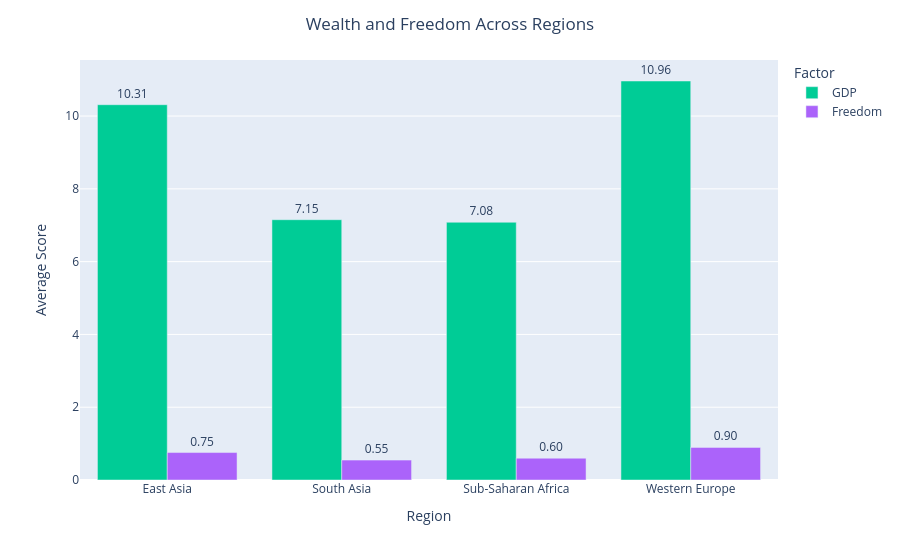

Write notebook code for a chart like this one.
### Markdown cell above
---
## Done? Stretch Goal

If you finish both tasks with time to spare, try this:

**Task 3 (stretch):** Build a **grouped bar chart** comparing 2 sub-factors (e.g. `GDP_per_capita` and `Freedom`) across the 5 most populated regions. Use colour meaningfully and write an insight title.

Regions to include: `'Western Europe'`, `'Latin America'`, `'East Asia'`, `'Sub-Saharan Africa'`, `'South Asia'`

### Code cell
# Stretch goal — grouped bar chart
# YOUR CODE HERE
import plotly.express as px

# Step 1: Select regions
regions = ['Western Europe', 'Latin America', 'East Asia', 
           'Sub-Saharan Africa', 'South Asia']

filtered = df[df['Region'].isin(regions)]

# Step 2: Aggregate averages
grouped = (filtered.groupby('Region')[['GDP', 'Freedom']]
           .mean()
           .reset_index())

# Step 3: Convert to long format
long_df = grouped.melt(
    id_vars='Region',
    value_vars=['GDP', 'Freedom'],
    var_name='Factor',
    value_name='Value'
)

# Step 4: Plot
fig = px.bar(
    long_df,
    x='Region',
    y='Value',
    color='Factor',
    barmode='group',
    text='Value',
    color_discrete_map={
        'gdp': '#1f77b4',
        'freedom': '#2ca02c'
    }
)

# Step 5: Layout
fig.update_layout(
    title="Wealth and Freedom Across Regions",
    xaxis_title="Region",
    yaxis_title="Average Score",
    title_x=0.5,
    legend_title="Factor"
)

fig.update_traces(texttemplate='%{text:.2f}', textposition='outside')
fig.show()

### Figure 1 — Plotly figure (JSON) as saved in the notebook; plotly's stock layout.template omitted (floating-point values rounded to 4 significant figures)
{"data": [{"alignmentgroup": "True", "hovertemplate": "Factor=GDP<br>Region=%{x}<br>Value=%{text}<extra></extra>", "legendgroup": "GDP", "marker": {"color": "#00cc96", "pattern": {"shape": ""}}, "name": "GDP", "offsetgroup": "GDP", "orientation": "v", "showlegend": true, "text": [10.31, 7.152, 7.082, 10.96], "textposition": "outside", "texttemplate": "%{text:.2f}", "type": "bar", "x": ["East Asia", "South Asia", "Sub-Saharan Africa", "Western Europe"], "xaxis": "x", "y": [10.31, 7.152, 7.082, 10.96], "yaxis": "y"}, {"alignmentgroup": "True", "hovertemplate": "Factor=Freedom<br>Region=%{x}<br>Value=%{text}<extra></extra>", "legendgroup": "Freedom", "marker": {"color": "#ab63fa", "pattern": {"shape": ""}}, "name": "Freedom", "offsetgroup": "Freedom", "orientation": "v", "showlegend": true, "text": [0.754, 0.5463, 0.5994, 0.8961], "textposition": "outside", "texttemplate": "%{text:.2f}", "type": "bar", "x": ["East Asia", "South Asia", "Sub-Saharan Africa", "Western Europe"], "xaxis": "x", "y": [0.754, 0.5463, 0.5994, 0.8961], "yaxis": "y"}], "layout": {"barmode": "group", "legend": {"title": {"text": "Factor"}, "tracegroupgap": 0}, "margin": {"t": 60}, "title": {"text": "Wealth and Freedom Across Regions", "x": 0.5}, "xaxis": {"anchor": "y", "domain": [0, 1], "title": {"text": "Region"}}, "yaxis": {"anchor": "x", "domain": [0, 1], "title": {"text": "Average Score"}}}}
